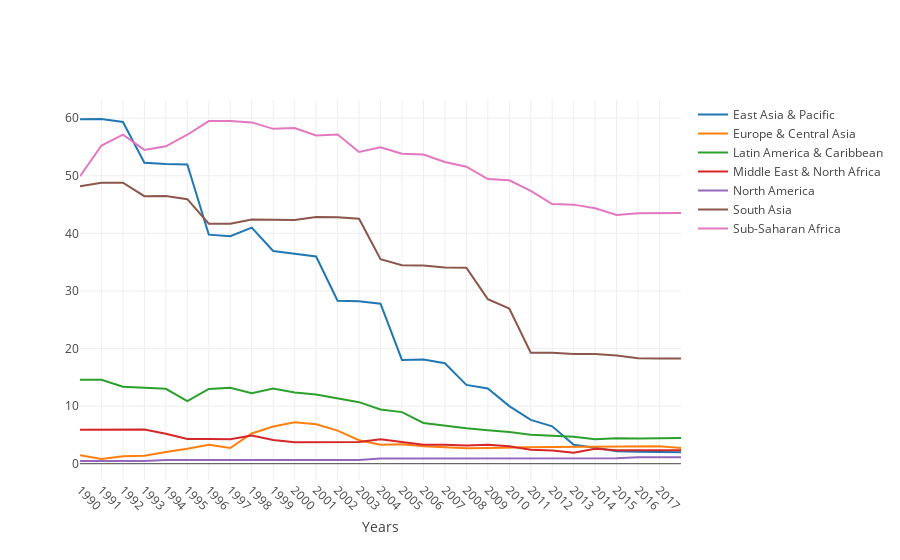

Notebook code cell kept with this figure:
### Code cell
layout = go.Layout( 
    xaxis = go.layout.XAxis(
        tickmode='array',
        tickvals=np.arange(1990, 2018, step=1),
        tickangle=45,
        title='Years'
    ),
    yaxis = go.layout.YAxis(
        autorange=True
    )
)

fig = go.Figure(
    layout=layout
)
        
for region in extreme_poverty_by_region['Region'].unique():
    ext_pov_region = extreme_poverty_by_region[extreme_poverty_by_region['Region'] == region]
    fig.add_scatter(x=ext_pov_region['Year'], y=ext_pov_region['Mean Pop. in Extreme Poverty'], name=region, mode='lines')
    
iplot(fig, filename='axes-lines')
